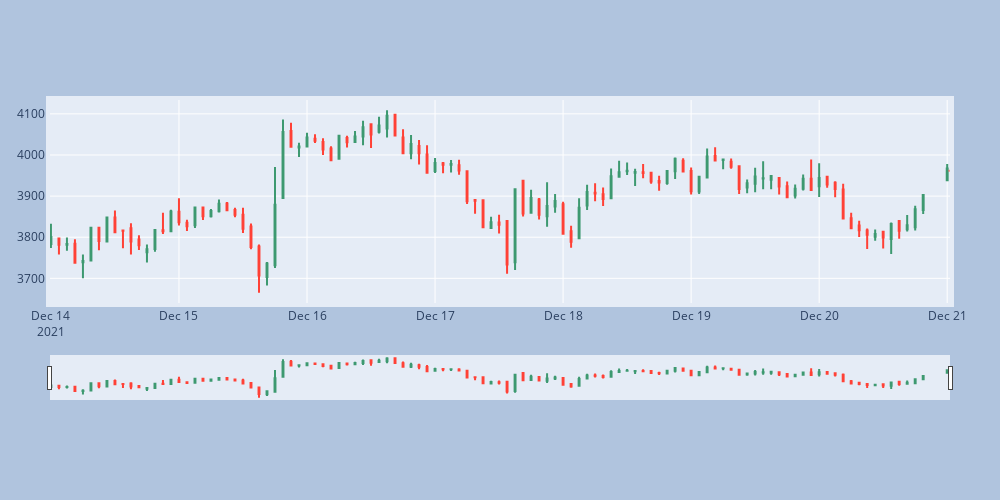

Source (notebook cell):
### Code cell
# chart 
fig =go.Figure()

#candlesticks
fig.add_trace(go.Candlestick(x=data.index,
             open=data['Open'],
             high=data['High'],
             low=data['Low'],
             close=data['Close'], name='market data'))

fig.update_layout(
    autosize=False,
    width=1000,
    height=500,
    margin=dict(
        l=50,
        r=50,
        b=100,
        t=100,
        pad=4
    ),
    paper_bgcolor="LightSteelBlue",
)

#show
fig.show()
